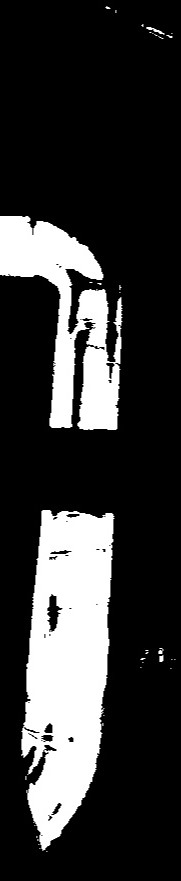
#> input picture binary_output_1.jpg, 181 x 881 px
$ jupyter execute --allow-errors pipe.ipynb   (shell and % lines are left out)
#> lines starting #> are read from the running program, lines starting #| are printed output that depends on the picture; after the words box and inside, x2 and y2 are one past the last pixel; in counts of white or black regions, pixels touching at a corner belong together
#> further down, image is the input picture: shape (881, 181); min 0, max 255, mean 53.9
[cell 1]
import cv2
import numpy as np
import matplotlib.pyplot as plt
import matplotlib.image as mpimg
import glob
import os
import pickle
import re
import math

[cell 2]
def plot_images(data, layout='row', cols=2, figsize=(20, 12)):
    '''
    Utility function for plotting images
    :param data [(ndarray, string)]: List of data to display, [(image, title)]
    :param layout (string): Layout, row-wise or column-wise
    :param cols (number): Number of columns per row
    :param figsize (number, number): Tuple indicating figure size
    '''
    rows = math.ceil(len(data) / cols)
    f, ax = plt.subplots(figsize=figsize)
    if layout == 'row':
        for idx, d in enumerate(data):
            img, title = d

            plt.subplot(rows, cols, idx+1)
            plt.title(title, fontsize=20)
            plt.axis('off')
            if len(img.shape) == 2:
                plt.imshow(img, cmap='gray')

            elif len(img.shape) == 3:
                plt.imshow(img)

    elif layout == 'col':
        counter = 0
        for r in range(rows):
            for c in range(cols):
                img, title = data[r + rows*c]
                nb_channels = len(img.shape)

                plt.subplot(rows, cols, counter+1)
                plt.title(title, fontsize=20)
                plt.axis('off')
                if len(img.shape) == 2:
                    plt.imshow(img, cmap='gray')

                elif len(img.shape) == 3:
                    plt.imshow(img)

                counter += 1

    return ax

[cell 3]
IMG_SHAPE = (661,878)

[cell 4]
import numpy as np
import cv2
import math

def polyfit_sliding_window(binary, pipe_width_px=30, visualise=True, diagnostics=False):
    '''
    Detect pipe lines in a thresholded binary image using the sliding window technique
    :param binary (ndarray): Thresholded binary image
    :param pipe_width_px (int): Average pipe width (in px) for the image, computed empirically
    :param visualise (boolean): Boolean flag for visualisation
    :param diagnositics (boolean): Boolean flag for logging
    '''
#> called with pipe_width_px = 30, visualise = True, diagnostics = False
    # Sanity check
    if binary.max() <= 0:
        return np.array([])

    # Create an output image by stacking the binary image three times
    out = np.dstack((binary, binary, binary)) * 255
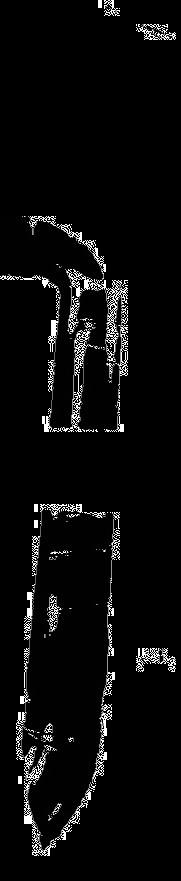
#> out: shape (881, 181, 3); min 0, max 255, mean 11.1
    # Find the first non-zero pixel in the image as the starting point
    nonzero = binary.nonzero()
#> nonzero = 40509 positions, rows 0 to 855, columns 0 to 175
    nonzerox = np.array(nonzero[1])
    nonzeroy = np.array(nonzero[0])
    start_x = nonzerox[0]
#> start_x = 98
    start_y = nonzeroy[0]
#> start_y = 0
    nb_windows = 20  # number of sliding windows
    margin = 50  # width of the windows +/- margin
    window_height = int(binary.shape[0] / nb_windows)  # height of the windows
#> window_height = 44
    # Current positions to be updated for each window
    x_current = start_x
#> x_current = 98
    y_current = start_y
#> y_current = 0
    # Empty lists to receive pipe pixel indices and angles
    pipe_inds = []
    angles = []
    for window in range(nb_windows):
        # Identify window boundaries in x and y
        win_y_low = binary.shape[0] - (1 + window) * window_height
        win_y_high = binary.shape[0] - window * window_height
        win_x_low = x_current - margin
        win_x_high = x_current + margin
        # Draw window for visualisation
        if visualise:
            cv2.rectangle(out, (win_x_low, win_y_low), (win_x_high, win_y_high), (0, 255, 0), 2)
        # Identify the nonzero pixels in x and y within the window
        good_inds = ((nonzeroy >= win_y_low) & (nonzeroy <= win_y_high) & (nonzerox >= win_x_low) & (nonzerox <= win_x_high)).nonzero()[0]
        pipe_inds.append(good_inds)
        # If you found enough pixels, recenter the next window on their mean position
        if len(good_inds) > 0:
            x_current = int(np.mean(nonzerox[good_inds]))
            y_current = int(np.mean(nonzeroy[good_inds]))
#> this loop made 20 passes
#> (win_x_low, win_x_high, x_current, y_current) on passes 1, 2, 3, 4, 5, 6, 7, 8, 9, 11, 12, 13: (48, 148, 52, 842), (2, 102, 52, 811), (2, 102, 61, 770), (11, 111, 62, 726), (12, 112, 65, 682), (15, 115, 68, 639), (18, 118, 70, 595), (20, 120, 74, 550), (24, 124, 73, 518), (23, 123, 83, 414), (33, 133, 86, 374), (36, 136, 87, 330)
#> (win_x_low, win_x_high) on passes 10, 17, 18, 19, 20: (23, 123), (-22, 78), (-22, 78), (-22, 78), (-22, 78)
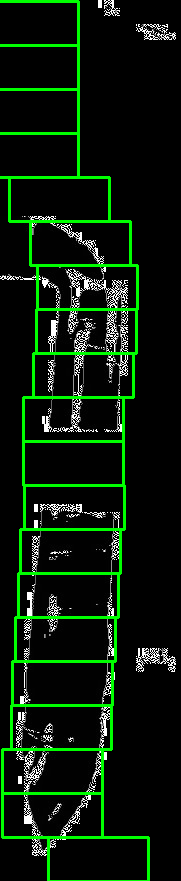
#> out: shape (881, 181, 3); 6.75% of pixels changed, all inside (x1, y1, x2, y2) = (0, 0, 150, 881); drawn as B, G, R
#> after the loop, pipe_inds = 20 items

    pipe_inds = np.concatenate(pipe_inds)
    # Extract pixel positions for the pipe
    pipe_x = nonzerox[pipe_inds]
    pipe_y = nonzeroy[pipe_inds]

    # Connect the detected pixels to form a line representing the pipe
    pipe_line = np.column_stack((pipe_x, pipe_y))
#> pipe_line = 38387 pairs, first value 9 to 127, second value 216 to 855
    pipe_line = np.array([pipe_line])

    # Draw the detected pipe line
    cv2.polylines(out, np.int32(pipe_line), isClosed=False, color=(0, 0, 255), thickness=2)
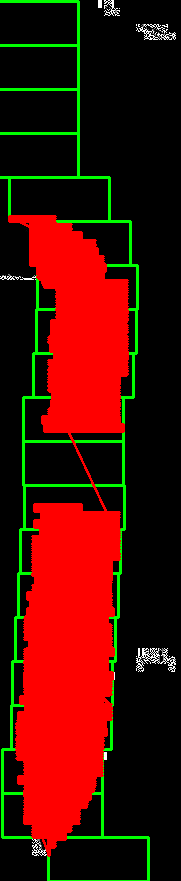
#> out: shape (881, 181, 3); mean of channels 0, 1, 2 1.5, 13.3, 71.1; drawn as B, G, R
    if visualise:
        plot_images([(binary, 'Binary'), (out, 'Out')])

    return pipe_line, angles

[cell 5]
image = cv2.imread("binary_output_1.jpg",0)
polyfit_sliding_window(image)
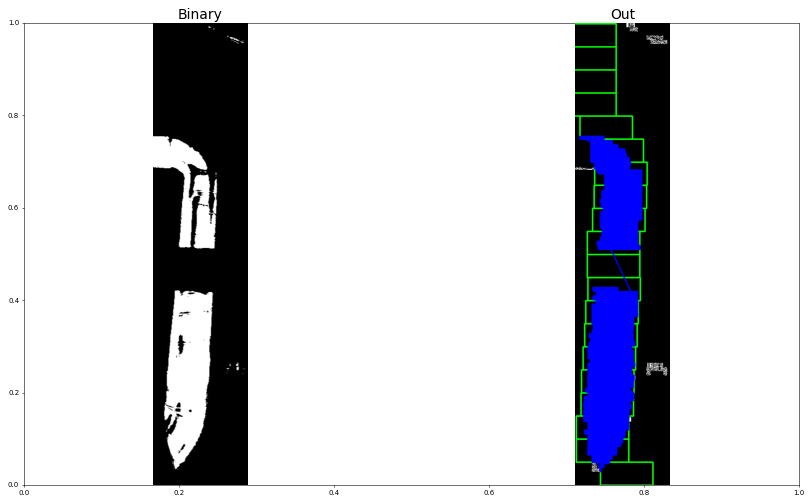
#> figure drawn by matplotlib, 2 panels

#> (a cell that did not finish here is left out)

[cell 7]
image = cv2.imread("binary_output_1.jpg",0)
polyfit_sliding_window(image)
#> the loop in polyfit_sliding_window (call 2), `for window in range(nb_windows):` made 20 passes
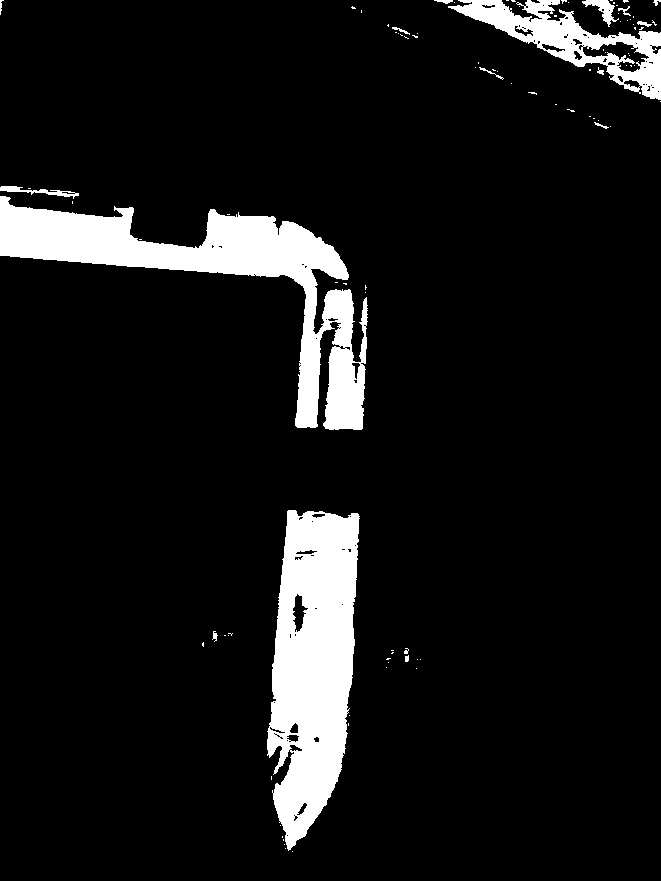
#> input picture binary_output.jpg, 661 x 881 px
#> further down, binary_image is the input picture: shape (881, 661); min 0, max 255, mean 22.9

[cell 8]
import numpy as np
import cv2
import matplotlib.pyplot as plt

def plot_images(images):
    fig, axes = plt.subplots(1, len(images), figsize=(20, 10))
    for ax, (image, title) in zip(axes, images):
        ax.imshow(cv2.cvtColor(image, cv2.COLOR_BGR2RGB))
        ax.set_title(title)
        ax.axis("off")
    plt.show()

def polyfit_sliding_window(binary, pipe_width_px=30, visualise=True, diagnostics=False):
#> called with pipe_width_px = 30, visualise = True, diagnostics = False
    if binary.max() <= 0:
        return np.array([])

    out = np.dstack((binary, binary, binary)) * 255
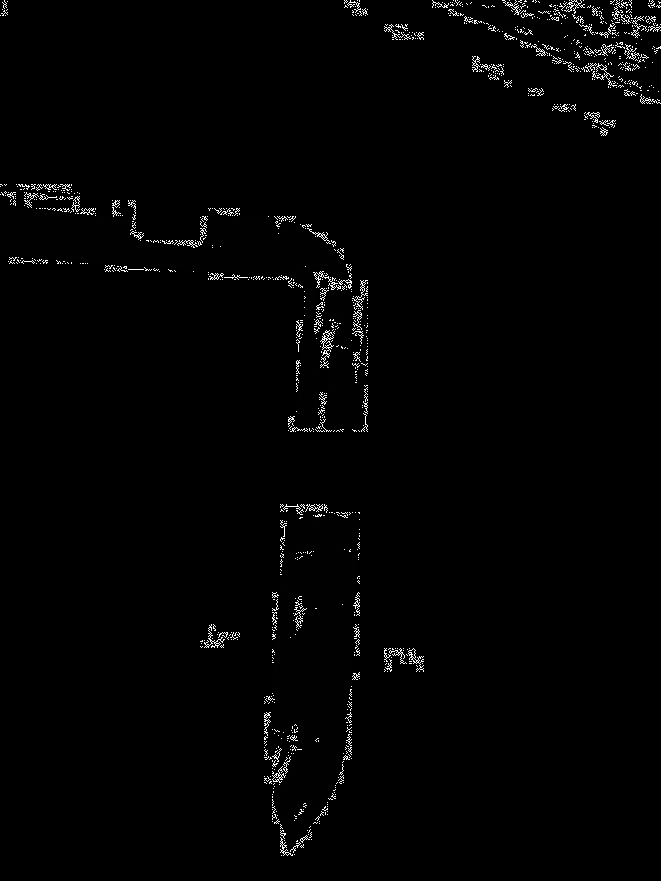
#> out: shape (881, 661, 3); min 0, max 255, mean 3.3
    nonzero = binary.nonzero()
#> nonzero = 59564 positions, rows 0 to 855, columns 0 to 660
    nonzerox = np.array(nonzero[1])
    nonzeroy = np.array(nonzero[0])

    if len(nonzerox) == 0:
        return np.array([])

    start_x = nonzerox[len(nonzerox)//2]  # more robust initial x
#> start_x = 361
    start_y = nonzeroy[len(nonzeroy)//2]  # more robust initial y
#> start_y = 329

    nb_windows = 20
    margin = 55
    window_height = int(binary.shape[0] / nb_windows)
#> window_height = 44

    x_current = start_x
#> x_current = 361
    y_current = start_y
#> y_current = 329

    pipe_inds = []

    for window in range(nb_windows):
        win_y_low = binary.shape[0] - (window + 1) * window_height
        win_y_high = binary.shape[0] - window * window_height
        win_x_low = x_current - margin
        win_x_high = x_current + margin

        if visualise:
            cv2.rectangle(out, (win_x_low, win_y_low), (win_x_high, win_y_high), (0, 255, 0), 2)

        good_inds = ((nonzeroy >= win_y_low) & (nonzeroy < win_y_high) &
                     (nonzerox >= win_x_low) & (nonzerox < win_x_high)).nonzero()[0]
        pipe_inds.append(good_inds)

        window_binary = np.zeros_like(binary)
        window_binary[win_y_low:win_y_high, win_x_low:win_x_high] = binary[win_y_low:win_y_high, win_x_low:win_x_high]
        hough_lines = cv2.HoughLines(window_binary, 1, np.pi/180, threshold=70)

        # Process detected lines
        if hough_lines is not None:
            for line in hough_lines:
                rho, theta = line[0]
                a = np.cos(theta)
                b = np.sin(theta)
                x0 = a * rho
                y0 = b * rho
                x1 = int(x0 + 1000 * (-b))
                y1 = int(y0 + 1000 * (a))
                x2 = int(x0 - 1000 * (-b))
                y2 = int(y0 - 1000 * (a))

                x1 = max(win_x_low, min(win_x_high, x1))
                y1 = max(win_y_low, min(win_y_high, y1))
                x2 = max(win_x_low, min(win_x_high, x2))
                y2 = max(win_y_low, min(win_y_high, y2))

                cv2.line(out, (x1, y1), (x2, y2), (255, 0, 0), 1)

        if len(good_inds) > 0:
            x_current = int(np.mean(nonzerox[good_inds]))
            y_current = int(np.mean(nonzeroy[good_inds]))
#> this loop made 20 passes
#> (win_x_low, win_x_high, good_inds, x_current, y_current) on pass 1: (306, 416, [59333, 59334, 59335, 59357, 59378, 59379, 59380, 59381], 308, 838)
#> (win_x_low, win_x_high, hough_lines, x_current, y_current) on pass 13: (276, 386, [[462, 0.785], [460, 0.785], [465, 0.785], [1, 2.36]], 331, 330)
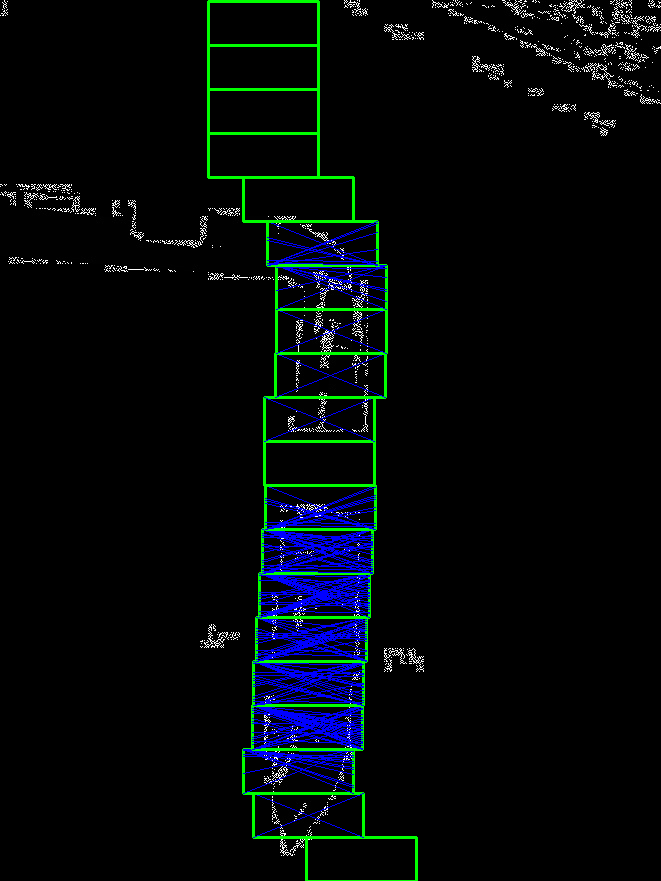
#> out: shape (881, 661, 3); 4.66% of pixels changed, all inside (x1, y1, x2, y2) = (207, 0, 418, 881); drawn as B, G, R
#> window_binary: shape (881, 661); every value is 0
#> after the loop, pipe_inds = 20 items

    pipe_inds = np.concatenate(pipe_inds)
    pipe_x = nonzerox[pipe_inds]
    pipe_y = nonzeroy[pipe_inds]
    pipe_line = np.column_stack((pipe_x, pipe_y))
#> pipe_line = 35125 pairs, first value 243 to 367, second value 216 to 839

    if visualise:
        plot_images([(binary, 'Binary'), (out, 'Detected Pipes')])
#> the loop in plot_images, `for ax, (image, title) in zip(axes, images):` made 2 passes
#> title on passes 1 to 2: 'Binary', 'Detected Pipes'
#> in plot_images, `plt.show()`:
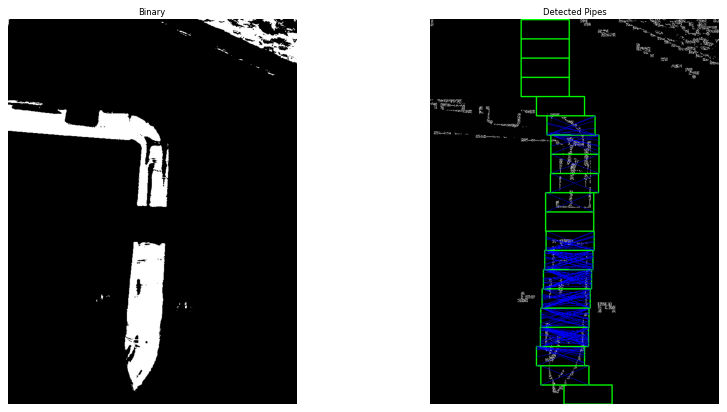
#> figure drawn by matplotlib, 2 panels

    return pipe_line

[cell 9]
# Example usage
binary_image = cv2.imread('binary_output.jpg', 0)  # Update this path
detected_lines = polyfit_sliding_window(binary_image, visualise=True)
#> detected_lines has the same summary as pipe_line in polyfit_sliding_window
